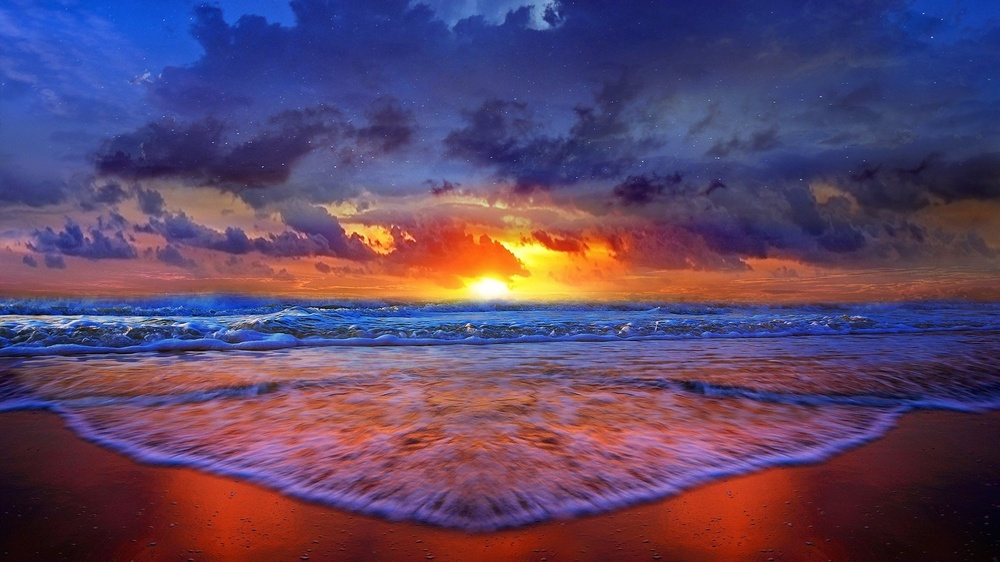
#> input picture ocr/classes/thumb-1920-729264.jpg, 1000 x 562 px, shrunk from 1920 x 1080 before the run
$ python -i clarity_check.py   (imports and definitions only)   (older library calls are emulated)
#> lines starting #> are read from the running program, lines starting #| are printed output that depends on the picture
#> further down, picture is the input picture: shape (562, 1000, 3); mean B, G, R 102.8, 68.9, 92.6
##### Working code #####

import cv2
import numpy as np
# Removed unused pytesseract import

# Threshold for blur detection
BLUR_THRESHOLD = 200.0  # Adjust this value based on your requirements


class ClarityCheck:

    @staticmethod
    def detect_blur(image):
        """
        Detects if the image is blurry using multiple methods:
        - Laplacian variance
        - Gaussian blur detection
        - Fourier transform analysis

        Args:
            image (numpy.ndarray): The input image.

        Returns:
            bool: True if the image is blurry, False otherwise.
            dict: A dictionary containing the results of each method and the final decision.
        """
        # Convert the image to grayscale
        gray = cv2.cvtColor(image, cv2.COLOR_BGR2GRAY)
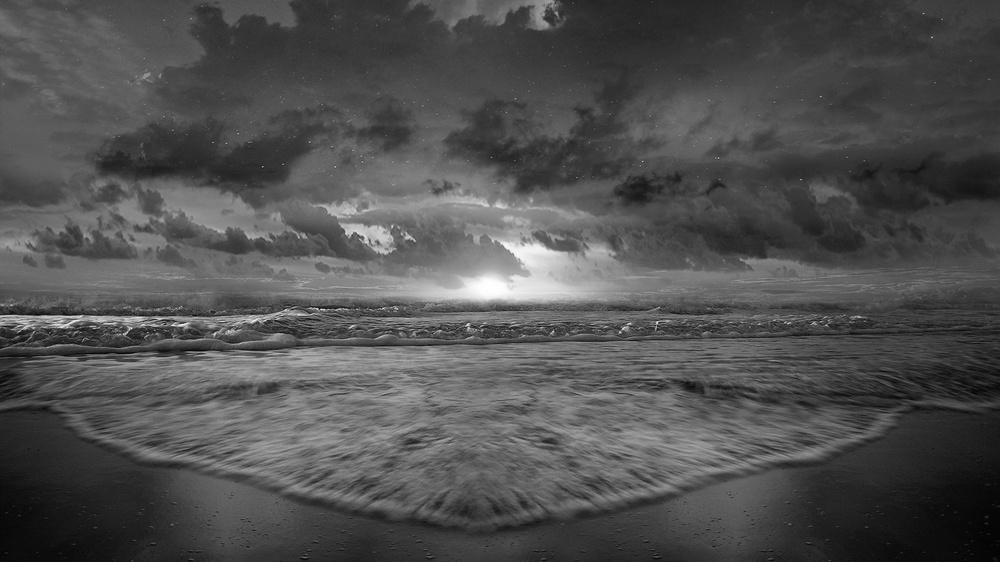
#> gray: shape (562, 1000); min 2, max 255, mean 79.9

        # Method 1: Laplacian Variance
        laplacian_var = cv2.Laplacian(gray, cv2.CV_64F).var()
#> laplacian_var = 486.2
        laplacian_blurry = laplacian_var < BLUR_THRESHOLD
#> laplacian_blurry = False

        # Method 2: Gaussian Blur Detection
        blurred = cv2.GaussianBlur(gray, (9, 9), 0)  # Apply Gaussian blur
        diff = cv2.absdiff(gray, blurred)  # Compute the absolute difference
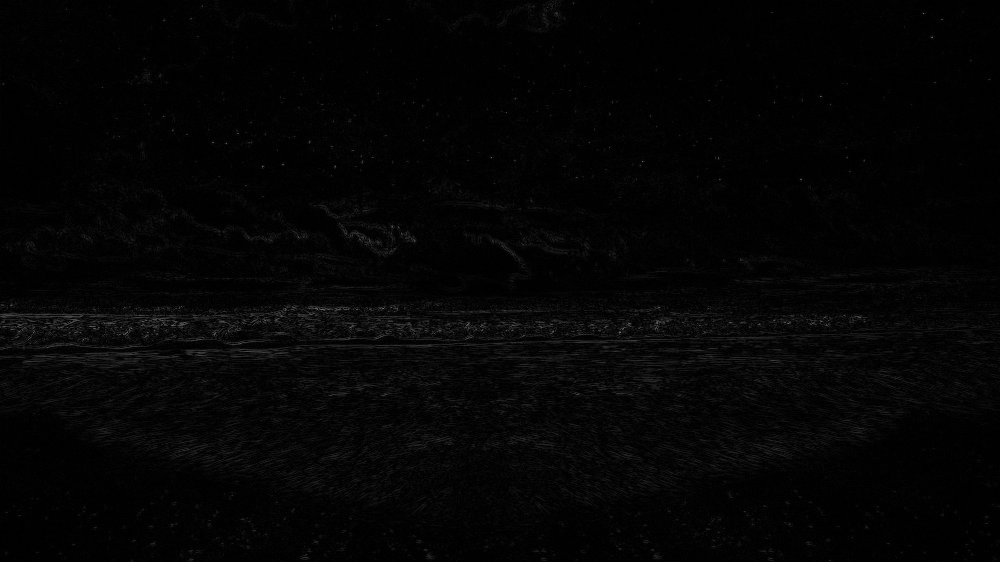
#> diff: shape (562, 1000); min 0, max 115, mean 4.4
        mean_diff = np.mean(diff)  # Calculate the mean difference
#> mean_diff = 4.36
        gaussian_blurry = mean_diff < 10  # Threshold for Gaussian blur detection
#> gaussian_blurry = True

        # Method 3: Fourier Transform Analysis
        dft = cv2.dft(np.float32(gray), flags=cv2.DFT_COMPLEX_OUTPUT)  # Compute the DFT
        dft_shift = np.fft.fftshift(dft)  # Shift the zero frequency component to the center
        magnitude_spectrum = 20 * np.log(cv2.magnitude(dft_shift[:, :, 0], dft_shift[:, :, 1]) + 1)
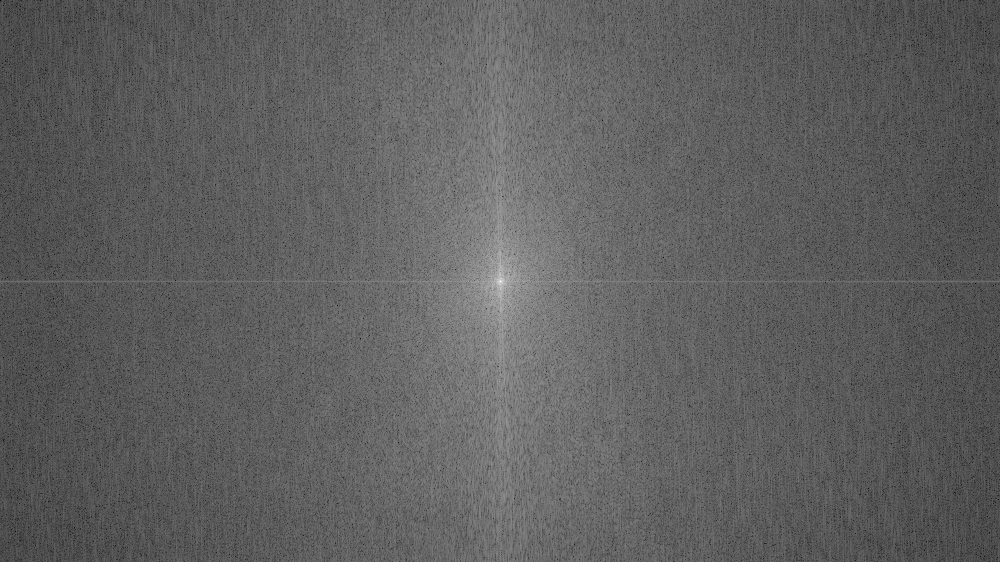
#> magnitude_spectrum: shape (562, 1000) float32; min 43.05, max 352.4, mean 159.2; drawn with min black and max white
        high_freq_energy = np.sum(magnitude_spectrum > 10)  # Count high-frequency components
#> high_freq_energy = 562000
        fourier_blurry = high_freq_energy < 1000  # Threshold for Fourier transform analysis
#> fourier_blurry = False

        # Combine results from all methods
        blurry_methods = [laplacian_blurry, gaussian_blurry, fourier_blurry]
#> blurry_methods = [False, True, False]
        is_blurry = sum(blurry_methods) >= 2  # Majority voting: at least 2 methods must agree
#> is_blurry = False

        # Return the results
        results = {
            "is_blurry": is_blurry,
            "laplacian_var": laplacian_var,
            "laplacian_blurry": laplacian_blurry,
            "mean_diff": mean_diff,
            "gaussian_blurry": gaussian_blurry,
            "high_freq_energy": high_freq_energy,
            "fourier_blurry": fourier_blurry
        }
#> results = {'is_blurry': False, 'laplacian_var': 486.2, 'laplacian_blurry': False, 'mean_diff': 4.36, 'gaussian_blurry': True, 'high_freq_energy': 562000, 'fourier_blurry': False}
        return is_blurry, results

>>> import cv2
>>> picture = cv2.imread('thumb-1920-729264.jpg')
>>> result = ClarityCheck().detect_blur(picture)
